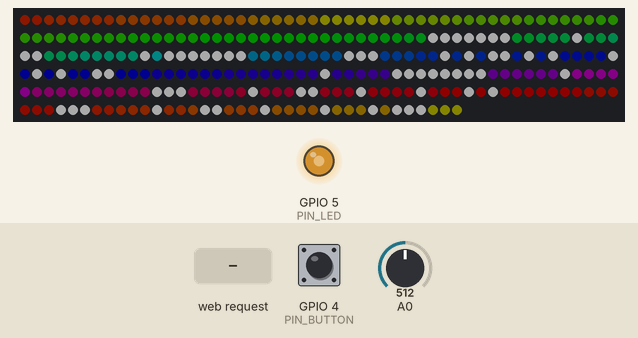
Bench run of a sketch on a simulated ESP8266 (Wemos D1 mini). Parts: 287 RGB LEDs in strip order, left to right, continuing on the next row, output pins drawn as LEDs (lit = HIGH). Inputs (shaded band) come from the test bench; at power-on: A0 = 512, GPIO 4 (PIN_BUTTON) HIGH. Dim RGB values are drawn brighter than linear; what the sketch prints to the serial monitor is not drawn.

Above: at 1.2 s.
1.3 s: A0 set to 10
At 1.89 s:
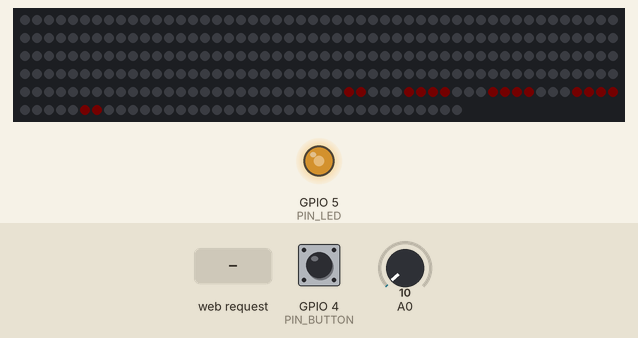
3.5 s: A0 set to 180
At 5.75 s:
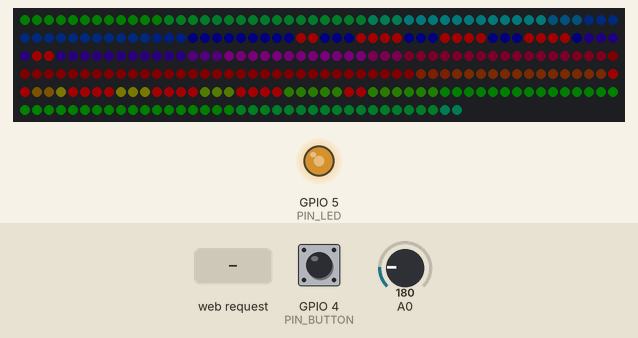
6.5 s: HTTP request GET /bg?wait=120 received
At 8.18 s:
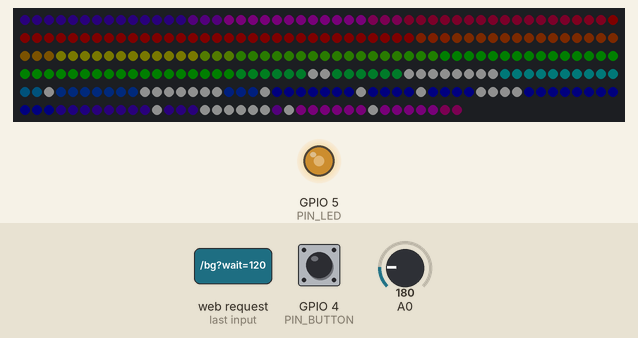
9.5 s: GPIO 4 (PIN_BUTTON) pulled LOW for 0.15 s
At 9.71 s:
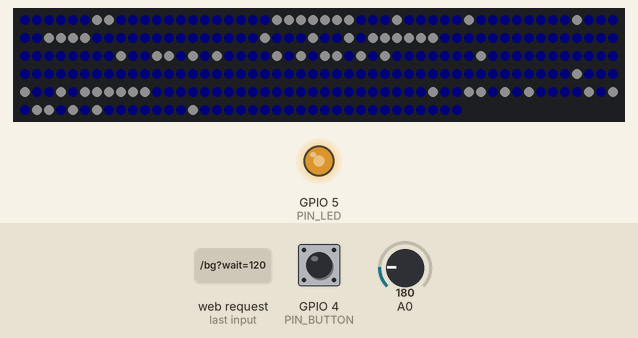
10.2 s: GPIO 4 (PIN_BUTTON) pulled LOW for 1 s
At 10.62 s:
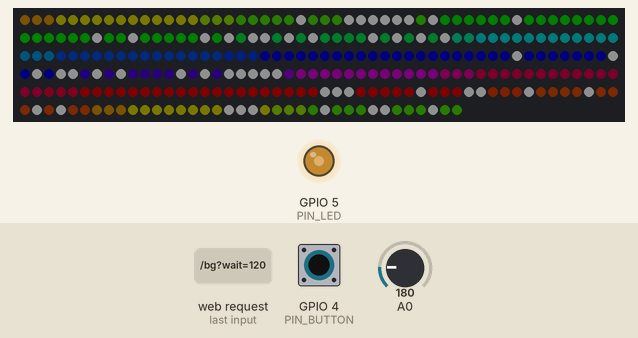
11.8 s: HTTP request GET /sc?mode=120&wait=120&color=120 received
At 13.06 s:
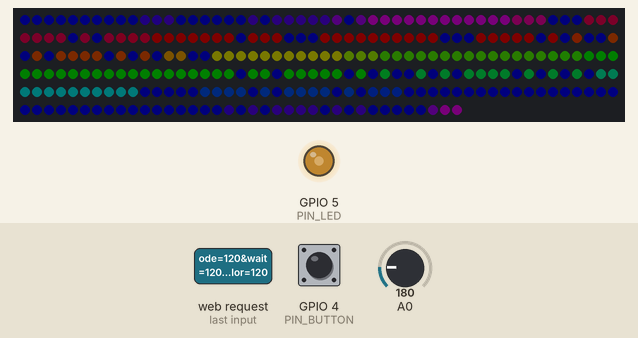
Timing chart, 0 to 19.5 s (numbered marks = the images above; inputs shaded):
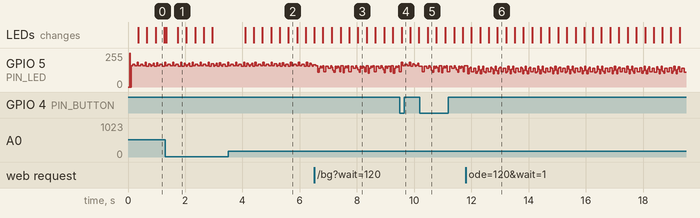

The sketch:

LedScrollBoard.ino
```cpp
//
// LedScrollBoard V1.1
//
// ESP8266 firmware and web interface for scrolltext / pixel editor
// based on the WiFi-enabled Led Workshop by Rui (Ray) Wang - thanks to Ray !!
// visit: rayshobby.net/?p=10963   watch: https://www.youtube.com/watch?v=ZKuIWDocIiM
//
// Adapted for AI-Thinker ESP12 boards + WS2812 led pixels by chris veigl / chris@shifz.org
// Additional features:
// DNS/captive portal, big scrollboard size, icon animations, brightness & scroll speed control
//
// Arduino IDE setup:
//   In File->Preferences->Additional board manager: insert EPS8266 board manager URL
//   http://arduino.esp8266.com/stable/package_esp8266com_index.json
//   In Tools->board: select "Lolin(Wemos) D1 R2 & mini" or "NodeMCU 0.9 (ESP12-Module)"
//   In Tools->Manage Libraries: install NeoPixelBus library by makuna
//
// HW setup:
//   connect led pixels to GPIO3 (RX-Pin ! used for DMA-supported output by NeoPixelBus lilbrary)
//   connect a potentiometer for max brightness control to A0
//   connect an led to Pin5 (D1) to indicate main loop operation
//   connect a momentary switch to Pin4 (D2) - when pressed at startup/reset, captive portal/DNS is not used
//

#include <ESP8266WiFi.h>
#include <ESP8266WebServer.h>
#include <DNSServer.h>
#include <NeoPixelBus.h>
#include "font5x7.h"

#define AP_NAME "ExtensionBoard"
// #define UNIQUE_AP_NAME    // uncomment this if you want unique AP naem (when using multiple boards)

#define BIG_BOARD   // uncomment this when using a bigger scrollboard, not just a 8x7 matrix

#ifdef BIG_BOARD
  #define NUM_COLUMNS 41    // big board hast 41 columns
  #define ICON_OFFSET 44
#else
  #define NUM_COLUMNS 8     // small demo board has 8 columns
  #define ICON_OFFSET 6
#endif

#define PIN_BUTTON  4    // marked as D2 on AI-Thinker ESP12 board !
#define PIN_LED     5    // marked as D1 on AI-Thinker ESP12 board !

#define NUM_LEDS    NUM_COLUMNS*7   // 7 leds (rows) per column

#define MAX_ICONS 10
#define ICON_PIXELS 35   // number of LED pixels per icon (5 x 7)

#define BG_MODE_FILL    0   // background modes
#define BG_MODE_RAINBOW 1

#define TIMEOUT 120000    // milliseconds for reset of user-defined messages

// Neopixel object
// this uses GPIO3 (marked as RX on the AT-Thinker ESP12 board)
// this is a hardware restriction because of DMA access, see NeoPixelBus documentation!
NeoPixelBus<NeoGrbFeature, Neo800KbpsMethod> leds(NUM_LEDS);

const byte        DNS_PORT = 53;          // Capture DNS requests on port 53
IPAddress         apIP(192, 168, 4, 1);   // Private network for server

ESP8266WebServer server(80);  // create web server at HTTP port 80
DNSServer        dnsServer;   // create the DNS object
byte serve_dns_requests=1;    // shall we react (captive portal)

byte bg_mode = BG_MODE_RAINBOW;
byte bg_brightness = 30;
uint16_t bg_wait = 20;
uint32_t bg_color = 0x0000a0;

String defaultScrolltext = "       Welcome $1 to .Extension  $1  $1  $1    This is a collaborative space, hosting different artists and projects:     HamidArt.at is researching ceramics and 3d-printed molds, using clay and local materials.         DKIA.at is a collective, developing electronic prototypes and interactive art.          The Asterics Foundation promotes Open Source Assistive Technologies for people with disabilities.           Room to get creative  !!!          And hey! - you can display your own message here !!   just connect your smartphone to WiFi Access Point ExtensionBoard  - and have fun !!               ";
String scrolltext;

uint32_t resetTimeout=0;

int scrollindex = 0;
byte scroll_mode=1;
byte scroll_brightness = 180;
uint16_t scrollwait = 10;
uint32_t scrollcolor = 0x808080;

// icon buffer - this holds up to 10 icons:
// first icon (heart) is initiaized per default
uint32_t icons[MAX_ICONS][ICON_PIXELS+1] = {
  0x00,0x00,0x00,0xff0000,0xff0000,0x00,0x00,  // row 1
  0x00,0xff0000,0xff0000,0xff0000,0xff0000,0x00,0x00,  // row 2
  0x00,0xff0000,0xff0000,0xff0000,0xff0000,0x00,0x00,  // row 3
  0x00,0xff0000,0xff0000,0xff0000,0xff0000,0x00,0x00,  // row 4
  0x00,0x00,0x00,0xff0000,0xff0000,0x00,0x00,   // row 5
};

uint16_t anim_wait = 100;
uint16_t icon_pos=0;
uint16_t preview_acticon=0;
byte act_icon=0,act_anim=0;
byte icon_brightness = 200;

byte pixelupdate =1;
byte brightness = 80;         // default overall brightness
byte get_brightness_web = 0;  // default: set brightness from adc/potentiomenter
uint32_t pixels[NUM_LEDS];    // pixel buffer. this buffer allows you to set arbitrary

                              // brightness without destroying the original color values
// Forward declare functions
String get_ap_name();
void button_handler();
void on_status();
void on_change_color();
void on_background();
void on_scroll();
void on_icon();
void on_homepage();
void show_leds();
void background_rainbow();
void update_background();
void update_scrolltext();
void update_icons();
void load_iconPixels(byte);
uint32_t adjust_brightness(uint32_t, byte);

uint32_t counter=0;
byte ledstate=0;

// The variable below is modified by interrupt service routine
// so declare it as volatile
volatile boolean button_clicked = false;

void setup() {
  Serial.begin(115200);
  while (!Serial); // wait for serial attach
  //  Serial.setDebugOutput(true);
  //  Serial.println("\nESP8266 hotspot ready !");

  // Set pin mode
  pinMode(PIN_BUTTON, INPUT_PULLUP);
  pinMode(PIN_LED,    OUTPUT);

  // Set WiFi SSID
  String ap_name = get_ap_name();
  WiFi.persistent(false);
  WiFi.mode(WIFI_AP);
  WiFi.softAPConfig(apIP, apIP, IPAddress(255, 255, 255, 0));
  WiFi.softAP(ap_name.c_str());

  // WiFi.printDiag(Serial);
  // IPAddress myIP = WiFi.softAPIP();
  // Serial.print("AP IP address: ");
  // Serial.println(myIP);

  // Set server callback functions
  server.onNotFound(on_homepage);
  server.on("/",   on_homepage);
  server.on("/js", on_status);
  server.on("/cc", on_change_color);
  server.on("/bg", on_background);
  server.on("/ic", on_icon);
  server.on("/sc", on_scroll);
  server.begin();

  // press button on startup if you do not want a captive portal
  if (digitalRead(PIN_BUTTON) == LOW) {
     serve_dns_requests=0;
     bg_mode = BG_MODE_FILL;
  } else {
     dnsServer.start(DNS_PORT, "*", apIP);
     serve_dns_requests=1;
     bg_mode = BG_MODE_RAINBOW;
  }

  // Set button handler
  attachInterrupt(PIN_BUTTON, button_handler, FALLING);

  // Initialize LEDs
  leds.Begin();
  leds.Show();

  Serial.println("\nESP8266 hotspot ready !");
  Serial.println("Default message:\n" + defaultScrolltext);

  scrolltext=defaultScrolltext;
  updateIconPlaceholders();

}

void loop() {

  // make sure a user-posted message does not persist ...
  if (resetTimeout) {
    if (millis()-resetTimeout > TIMEOUT) {
      ESP.restart();
    }
  }

  if (serve_dns_requests)
    dnsServer.processNextRequest();

  server.handleClient();
  ledstate=!ledstate;
  digitalWrite(PIN_LED,ledstate);

  if(button_clicked) {
    bg_mode ++;  // upon button click, change background mode
    button_clicked = false;
    pixelupdate=1;
  }

  update_background();
  update_scrolltext();
  update_icons ();

  if (pixelupdate) {
    pixelupdate=0;
    show_leds();
  }

  if ((!(counter % 100)) && (!get_brightness_web)) {
    byte new_brightness=analogRead(A0)>>2;
    if (brightness!=new_brightness) {
      Serial.print("set brightness to ");
      Serial.println(new_brightness);
    }
    brightness=new_brightness;
  }

  counter++;   // global counter for timing activities
  delay(2);

  // maybe add later: emergency handling / sw-"watchdog"
  // see: https://github.com/esp8266/Arduino/issues/1532
  // seems not necessary as stability improved afer switching to NeopixelBus library !

  // maybe add later:
  // store settings / scroll + animation patterns to eeprom via admin command
}


/* ----------------
 *   Rainbow Effect
 * ---------------- */

uint32_t getRGBColor(uint8_t r, uint8_t g, uint8_t b) {
  return ((uint32_t)r << 16) | ((uint32_t)g <<  8) | b;
}

uint32_t wheel(int WheelPos) {
  WheelPos = 255 - WheelPos;
  if(WheelPos < 85) {
    return adjust_brightness(getRGBColor(255 - WheelPos * 3, 0, WheelPos * 3),bg_brightness);  }
  if(WheelPos < 170) {
    WheelPos -= 85;
    return adjust_brightness(getRGBColor(0, WheelPos * 3, 255 - WheelPos * 3),bg_brightness);  }
  WheelPos -= 170;
  return adjust_brightness(getRGBColor(WheelPos * 3, 255 - WheelPos * 3, 0),bg_brightness);
}

void background_rainbow() {
  static byte idx = 0;

  if (!(counter%bg_wait)) {
    idx++; pixelupdate=1;
  }

  for(int i=0;i<NUM_LEDS;i++) {
    pixels[i] = wheel((i+idx)&0xFF);
  }
}


void update_background()  {
  switch(bg_mode) {
    case BG_MODE_FILL:
      for(int i=0;i<NUM_LEDS;i++)
        pixels[i]=adjust_brightness(bg_color,bg_brightness);
      break;

    case BG_MODE_RAINBOW:
        background_rainbow();
      break;

    default: bg_mode=BG_MODE_FILL;
      break;
  }
}

void blit_icon(byte icon, int pos) {
  uint16_t i,p;
  if (icon>=MAX_ICONS) return;
  for(i=0;i<ICON_PIXELS;i++) {
      p=pos*7+i;
      if ((p>=0) && (p<NUM_LEDS))  {
        byte c=i/7, r=i%7;
        if (pos%2) r=6-r;   // reverse every second column !
        if (icons[icon][c*7+r])
           pixels[pos*7+i]=adjust_brightness(icons[icon][c*7+r],icon_brightness);
      }
  }
}

void update_icons() {
  if (preview_acticon) {
    blit_icon(act_icon+act_anim, icon_pos);
    if (!(counter%anim_wait)) {
      // icon_pos=(icon_pos+1)%(NUM_COLUMNS+20);
      if (icons[act_icon][ICON_PIXELS]) act_anim++;
      else act_anim=0;
    }
    preview_acticon--;
  }
}

void updateIconPlaceholders() {
  int iconpos=0;
  while ((iconpos=scrolltext.indexOf('$',iconpos)) > -1)
  {
     uint8_t c =scrolltext[iconpos+1];
     if ((c>='1') && (c<='9')) {
        scrolltext[iconpos+1]= c-'0'+9;  // this will identify the icon number !
        scrolltext.remove(iconpos,1);
     } else iconpos++;
  }
}


/* ---------------------
 * Scroll Text and Icons
 * --------------------- */

void drawIcon(byte icon_num, int offset) {
  byte anim_count;
  anim_count=icons[icon_num][ICON_PIXELS];
  if (anim_count) {
    if (!(counter%anim_wait)) {
      anim_count++;
      if ((icon_num+anim_count>=MAX_ICONS) || (!(icons[icon_num+anim_count-1][ICON_PIXELS])))
         anim_count=1;
      icons[icon_num][ICON_PIXELS]=anim_count;
      pixelupdate=1;
    }
    blit_icon(icon_num+anim_count-1,NUM_COLUMNS-ICON_OFFSET-offset);
  }
  else blit_icon(icon_num,NUM_COLUMNS-ICON_OFFSET-offset);
}

void drawFontCol(char c, int i){
  int pos;
  if(i >= 0 && i < NUM_COLUMNS){
    for(int j = 0; j < 7; j++){
        if (!(i%2)) pos=6-j; else pos=j; // reverse every second column !
        if(c & 0x1){
            pixels[i*7+pos]=adjust_brightness(scrollcolor,scroll_brightness);
        }
        c >>= 1;
    }
  }
}

void drawChar(char c, int offset){
  char col;
  if (c<20) drawIcon (c-10,offset); // not a readable ASCII-character -> must be icon number!
  else {
    for(int i = 0; i < 5; i++){
      if(i - offset >= 0 && i - offset < NUM_COLUMNS){
        col = pgm_read_byte(font+(c*5)+i);
        drawFontCol(col,i - offset);
      }
    }
  }
}

void update_scrolltext() {
  static byte pos_in_char=0;
  if (!scrolltext.length()) return;
  if (!(counter%scrollwait)) {
    pos_in_char=(pos_in_char+1)%6;
    if (!pos_in_char) scrollindex = (scrollindex+1)%scrolltext.length();
    pixelupdate=1;
  }

  for(byte k = 0; k < (NUM_COLUMNS/5)+1; k++){
      drawChar(scrolltext.charAt(scrollindex+k),pos_in_char - k*6);
      drawFontCol(0,5-pos_in_char+k*6);
  }
}


/* ----------------
 *  WebServer
 * ---------------- */

#include "html.h"
void on_homepage() {
  String html = FPSTR(index_html);
  server.send(200, "text/html", html);
}

// this returns device variables in JSON, e.g.
// {"pixels":xxxx,"blink":1}
void on_status() {
  String html = "";
  html += "{\"brightness\":";
  html += brightness;
  html += ",\"act_icon\":";
  html += act_icon;
  html += ",\"bg_brightness\":";
  html += bg_brightness;
  html += ",\"scroll_brightness\":";
  html += scroll_brightness;
  html += ",\"icon_brightness\":";
  html += icon_brightness;
  html += "}";
  server.send(200, "text/html", html);
}

uint16_t scale_wait(int16_t val) {
  int16_t v=35-val;   // the max position of the speed slider is 30
  if (v<3) v=3;
  if (v>10) v=10+(v-10)*(v-10)*2;  // waittime progresses by ^2
  return((uint16_t)v);
}

byte scale_brightness(byte val) {
  if (val>10) return(10+(val-10)*(val-10)/1.8);
  return(val);
}

void on_background() {
  if(server.hasArg("mode")) {
    bg_mode = server.arg("mode").toInt();
  }
  if(server.hasArg("wait")) {
    bg_wait = scale_wait(server.arg("wait").toInt());
  }
  if(server.hasArg("color")) {
    bg_color = strtol(server.arg("color").c_str(), NULL, 16);
  }
  if(server.hasArg("brightness")) {
    bg_brightness = scale_brightness(server.arg("brightness").toInt());
  }
  server.send(200, "text/html", "{\"result\":1}");
  pixelupdate=1;
}

void on_icon() {
  if(server.hasArg("icon")) {
    act_icon = server.arg("icon").toInt()-1;
    if (act_icon<0) act_icon=0;
    if (act_icon>=MAX_ICONS) act_icon=MAX_ICONS-1;
  }
  if(server.hasArg("anim")) {
    icons[act_icon][ICON_PIXELS]= server.arg("anim").toInt();
  }
  if(server.hasArg("wait")) {
    anim_wait = scale_wait(server.arg("wait").toInt());
  }
  if(server.hasArg("pixels")) {
       load_iconPixels(act_icon);
       preview_acticon=200;
  }
  if(server.hasArg("brightness")) {
    icon_brightness = scale_brightness(server.arg("brightness").toInt());
  }
  server.send(200, "text/html", "{\"result\":1}");
  pixelupdate=1;
}

void on_scroll() {
  if(server.hasArg("scrolltext")) {
    scrolltext = server.arg("scrolltext");
    scrolltext = " "+scrolltext;
    updateIconPlaceholders();
    scrollindex = 0;
    resetTimeout = millis();
  }
  if(server.hasArg("wait")) {
    scrollwait = scale_wait(server.arg("wait").toInt());
  }
  if(server.hasArg("color")) {
    scrollcolor = strtol(server.arg("color").c_str(), NULL, 16);
  }
  if(server.hasArg("mode")) {
    scroll_mode = server.arg("mode").toInt();
  }
  if(server.hasArg("brightness")) {
    scroll_brightness = scale_brightness(server.arg("brightness").toInt());
  }
  server.send(200, "text/html", "{\"result\":1}");
  pixelupdate=1;
}

void on_change_color() {
  uint16_t i;
  if(server.hasArg("pixels")) {
       load_iconPixels(0);
  }
  if(server.hasArg("brightness")) {
    get_brightness_web=1;
    brightness = scale_brightness(server.arg("brightness").toInt());
  }
  server.send(200, "text/html", "{\"result\":1}");
  pixelupdate=1;
}

/* ----------------
 *  Helper functions
 * ---------------- */


void load_iconPixels(byte num) {
  String val = server.arg("pixels");
  for(uint16_t i=0;i<ICON_PIXELS;i++) {
    // every pixel color is 6 bytes storing the hex value
    // pixels are specified in row-major order
    // here we need to flip it to column-major order to
    // match the physical connection of the leds
    byte r=i/5, c=i%5;
    if (!(c%2)) r=6-r;   // reverse every second column !
    icons[num][c*7+r] = strtol(val.substring(i*6, i*6+6).c_str(), NULL, 16);
  }
}

char dec2hex(byte dec) {
  if(dec<10) return '0'+dec;
  else return 'A'+(dec-10);
}

// AP name is ESP_ following by
// the last 6 bytes of MAC address
String get_ap_name() {
 static String ap_name = AP_NAME;

 #ifdef UNIQUE_AP_NAME
    byte mac[6];
    WiFi.macAddress(mac);
    for(byte i=3;i<6;i++) {
      ap_name += dec2hex((mac[i]>>4)&0x0F);
      ap_name += dec2hex(mac[i]&0x0F);
    }
  #endif
  return ap_name;
}

void IRAM_ATTR button_handler() {
  button_clicked = true;
}

uint32_t adjust_brightness(uint32_t c, byte brightness) {
  uint32_t r, g, b;
    r = (c>>16)& 0xFF;
    g = (c>>8)& 0xFF;
    b = c & 0xFF;
    r = r*brightness/255;
    g = g*brightness/255;
    b = b*brightness/255;
    return ((r<<16) + (g<<8) + b);
}

void show_leds() {
  for(int i=0;i<NUM_LEDS;i++) {
    leds.SetPixelColor(i, RgbColor(HtmlColor(adjust_brightness(pixels[i],brightness))));
  }
  leds.Show();
}
```

Source omitted: font5x7.h (data table, 8434 bytes), html.h (9822 bytes)

Measured:
- after the input at 1.3 s, the LEDs: first change at once (image 1 shows a later state)
- after the input at 3.5 s, the LEDs: first change after 0.60 s (image 2 shows a later state)
- after the input at 9.5 s, the LEDs: change after 0.06 s (image 4)
- after the input at 10.2 s, the LEDs: change after 0.27 s (image 5)
- after the input at 11.8 s, the LEDs: first change after 0.20 s (image 6 shows a later state)
